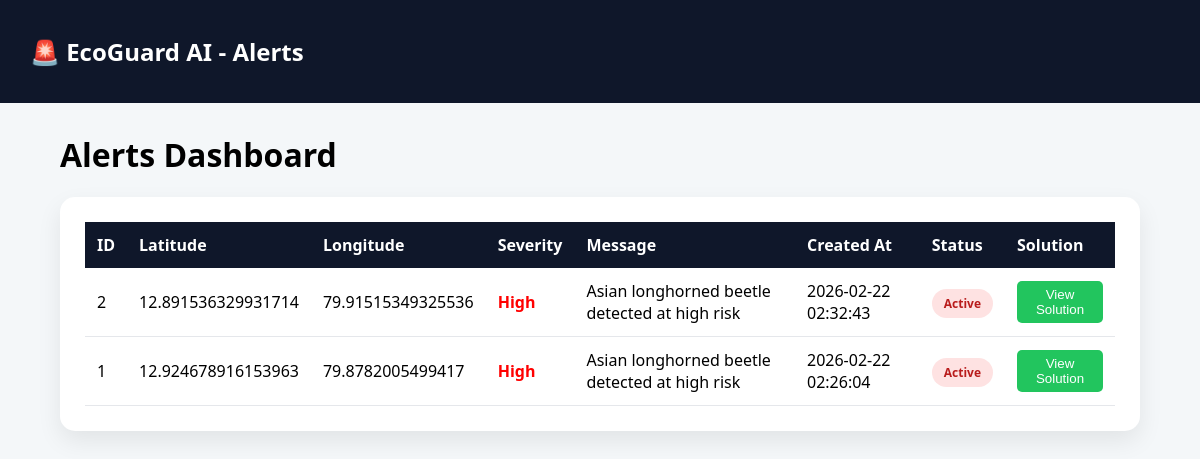
Screenshot of /alerts with the database file from the repository.
### tables this page shows
CREATE TABLE alerts (
        id INTEGER PRIMARY KEY AUTOINCREMENT,
        latitude REAL,
        longitude REAL,
        severity TEXT,
        message TEXT,
        created_at TEXT,
        status TEXT,
        species TEXT
    );

### app.py (the view)
@app.route("/alerts")
def alerts():
    conn = sqlite3.connect("database.db")
    c = conn.cursor()
    c.execute("SELECT * FROM alerts ORDER BY created_at DESC")
    alerts_data = c.fetchall()
    conn.close()
    species_solutions = {
        "Apple snail": "Drain water and remove snails manually.Wear gloves and dispose properly.Monitor the area weekly for new snails.Consider introducing natural predators if appropriate",
        "Asian longhorned beetle": "Cut and burn infested trees.Inspect nearby trees for eggs.Notify forestry authorities.Maintain quarantine measures.Monitor for regrowth or new infestations."
    }
    invasive_list = ["Apple snail", "Asian longhorned beetle"]
    alerts_list = []
    for alert in alerts_data:
        id = alert[0]
        lat = alert[1]
        lng = alert[2]
        severity = alert[3]
        message = alert[4]
        created_at = alert[5]
        status = alert[6]
        species_name = alert[7] if len(alert) > 7 and alert[7] else message.split(" ")[0]
        alerts_list.append({
            "id": id,
            "latitude": lat,
            "longitude": lng,
            "severity": severity,
            "message": message,
            "created_at": created_at,
            "status": status,
            "is_invasive": species_name in invasive_list,
            "solution": species_solutions.get(species_name, "No solution available")
        })
    return render_template("alerts.html", alerts=alerts_list)

### templates/alerts.html (shortened to what this page needs)
<!DOCTYPE html>
<html>
<head>
</head>
<body>
<div class="navbar">
    <h2>🚨 EcoGuard AI - Alerts</h2>
</div>
<div class="container">
<h1>Alerts Dashboard</h1>
<div class="card">
<table>
<tr>
    <th>ID</th>
    <th>Latitude</th>
    <th>Longitude</th>
    <th>Severity</th>
    <th>Message</th>
    <th>Created At</th>
    <th>Status</th>
    <th>Solution</th>
</tr>
{% for alert in alerts %}
<tr>
    <td>{{ alert.id }}</td>
    <td>{{ alert.latitude }}</td>
    <td>{{ alert.longitude }}</td>
    <td class="{{ alert.severity|lower }}">
        {{ alert.severity }}
    </td>
    <td>{{ alert.message }}</td>
    <td>{{ alert.created_at }}</td>
    <td>
        <span class="status {{ alert.status|lower }}">
            {{ alert.status }}
        </span>
    </td>
    <td>
        <button class="solution-btn"
                onclick="openModal('{{ alert.solution }}')">
            {% if alert.is_invasive %} View Solution {% else %} Native {% endif %}
        </button>
    </td>
</tr>
{% endfor %}
</table>
</div>
</div>
</body>
</html>

### templates/alerts.html (style rules this page uses)
body { margin: 0; font-family: 'Segoe UI', sans-serif; background: #f4f7f9; }
.navbar { background: #0f172a; padding: 15px 30px; display: flex; justify-content: space-between; align-items: center; color: white; }
.container { width: 90%; margin: 30px auto; }
.card { background: white; padding: 25px; border-radius: 15px; box-shadow: 0 10px 25px rgba(0,0,0,0.08); }
table { width: 100%; border-collapse: collapse; }
th { background: #0f172a; color: white; padding: 12px; text-align: left; }
td { padding: 12px; border-bottom: 1px solid #e5e7eb; }
.high { color: red; font-weight: bold; }
.status { padding: 6px 12px; border-radius: 20px; font-size: 12px; font-weight: 600; }
.active { background-color: #fee2e2; color: #b91c1c; }
.solution-btn { padding: 6px 12px; background-color: #22c55e; color: white; border: none; border-radius: 5px; cursor: pointer; }

### rows the page displays
alerts: id "2", latitude "12.891536329931714", longitude "79.91515349325536", severity "High", message "Asian longhorned beetle detected at high risk", created_at "2026-02-22 02:32:43", status "Active"
alerts: id "1", latitude "12.924678916153963", longitude "79.8782005499417", severity "High", message "Asian longhorned beetle detected at high risk", created_at "2026-02-22 02:26:04", status "Active"
